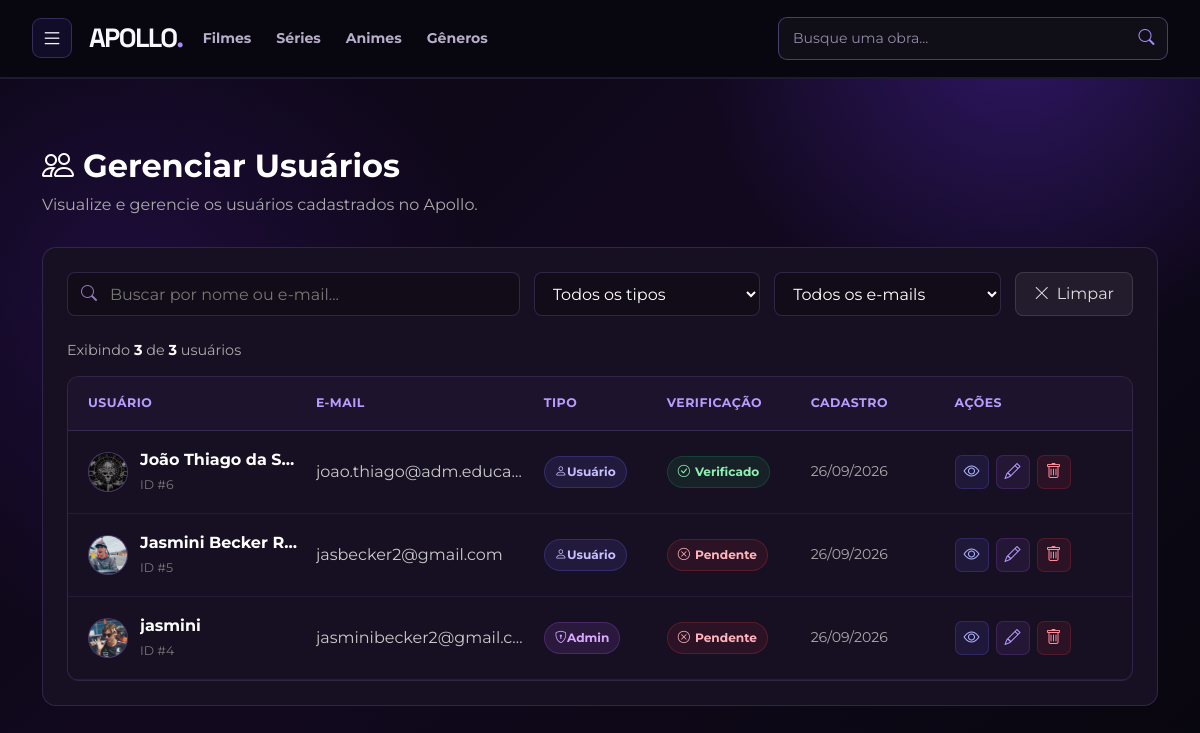
Screenshot of /adm/GerenciarUsuarios.php (signed in) with the database file from the repository.
### tables this page shows
CREATE TABLE `usuarios` (
  `id` int UNSIGNED NOT NULL,
  `nome` varchar(120) NOT NULL,
  `email` varchar(150) NOT NULL,
  `senha` varchar(255) NOT NULL,
  `tipo` enum('usuario','admin') NOT NULL DEFAULT 'usuario',
  `email_verificado` tinyint(1) NOT NULL DEFAULT '0',
  `foto` varchar(500) DEFAULT NULL,
  `bio` varchar(255) DEFAULT NULL,
  `criado_em` timestamp NULL DEFAULT CURRENT_TIMESTAMP
);

### www/includes/functions.php (called while the page is built, shortened)
<?php
$host = 'mysql';
$banco = 'pi_apollo';
$usuario = 'root';
$senhaBanco = '1234';
function conectarBanco(){
    global $host, $banco, $usuario, $senhaBanco;
    static $conexao = null;
    if ($conexao === null) {
        $dsn = "mysql:host=$host;port=3306;dbname=$banco;charset=utf8mb4";
        $conexao = new PDO(
            $dsn,
            $usuario,
            $senhaBanco,
            [
                PDO::ATTR_ERRMODE => PDO::ERRMODE_EXCEPTION,
                PDO::ATTR_DEFAULT_FETCH_MODE => PDO::FETCH_ASSOC
            ]
        );
    }
    return $conexao;
}
function e($texto)
{
    return htmlspecialchars($texto ?? '', ENT_QUOTES, 'UTF-8');
}
function buscarTodosUsuarios()
{
    $conexao = conectarBanco();
    $sql = "
        SELECT
            id,
            nome,
            email,
            tipo,
            email_verificado,
            foto,
            bio,
            criado_em
        FROM usuarios
        ORDER BY criado_em DESC
    ";
    $consulta = $conexao->query($sql);
    return $consulta->fetchAll();
}

### www/adm/GerenciarUsuarios.php (the view, shortened to what this page needs)
<?php
require_once __DIR__ . '/../includes/functions.php';
$busca = trim($_GET['busca'] ?? '');
$filtroTipo = $_GET['tipo'] ?? '';
$filtroVerificado = $_GET['verificado'] ?? '';
$usuarios = buscarTodosUsuarios();
$usuariosFiltrados = array_filter(
    $usuarios,
    function ($usuario) use ($busca, $filtroTipo, $filtroVerificado) {
        if ($busca !== '') {
            $textoBusca = mb_strtolower($busca, 'UTF-8');
            $nome = mb_strtolower($usuario['nome'] ?? '', 'UTF-8');
            $email = mb_strtolower($usuario['email'] ?? '', 'UTF-8');
            if (
                mb_strpos($nome, $textoBusca, 0, 'UTF-8') === false &&
                mb_strpos($email, $textoBusca, 0, 'UTF-8') === false
            ) {
                return false;
            }
        }
        if ($filtroTipo !== '') {
            if (($usuario['tipo'] ?? '') !== $filtroTipo) {
                return false;
            }
        }
        if ($filtroVerificado !== '') {
            $verificado = (int) ($usuario['email_verificado'] ?? 0);
            if ($filtroVerificado === '1' && $verificado !== 1) {
                return false;
            }
            if ($filtroVerificado === '0' && $verificado !== 0) {
                return false;
            }
        }
        return true;
    }
);
?>
<!DOCTYPE html>
<html lang="pt-BR">
<head>
    <link
        href="https://cdn.jsdelivr.net/npm/bootstrap@5.3.8/dist/css/bootstrap.min.css"
        rel="stylesheet"
    >
    <link
        rel="stylesheet"
        href="https://cdn.jsdelivr.net/npm/bootstrap-icons@1.13.1/font/bootstrap-icons.min.css"
    >
    <link
        rel="stylesheet"
        href="../css/styles.css"
    >
</head>
<body>
<header>
    <?php include '../menu.php'; ?>
</header>
<main class="container py-5">
    <div class="admin-cabecalho">
        <h1>
            <i class="bi bi-people"></i>
            Gerenciar Usuários
        </h1>
        <p>
            Visualize e gerencie os usuários cadastrados no Apollo.
        </p>
    </div>
    <section class="admin-secao">
        <form method="GET" class="filtros-usuarios">
            <div class="campo-filtro">
                <input
                    type="text"
                    name="busca"
                    placeholder="Buscar por nome ou e-mail..."
                    value="<?= e($busca) ?>"
                >
            </div>
            <div class="campo-filtro">
                <select name="tipo">
                    <option value="">Todos os tipos</option>
                </select>
            </div>
            <div class="campo-filtro">
                <select name="verificado">
                    <option value="">Todos os e-mails</option>
                </select>
            </div>
            <div>
                <a
                    href="GerenciarUsuarios.php"
                    class="botao-limpar"
                >
                    <i class="bi bi-x-lg"></i>
                    Limpar
                </a>
            </div>
        </form>
        <div class="usuarios-info">
            <span>
                Exibindo
                <strong><?= count($usuariosFiltrados) ?></strong>
                de
                <strong><?= count($usuarios) ?></strong>
                usuários
            </span>
        </div>
        <div class="tabela-usuarios">
            <div class="tabela-usuarios-cabecalho">
                <div>Usuário</div>
                <div>E-mail</div>
                <div>Tipo</div>
                <div>Verificação</div>
                <div class="coluna-data">Cadastro</div>
                <div>Ações</div>
            </div>
            <?php if (empty($usuariosFiltrados)): ?>
                <div class="sem-usuarios">
                    <i class="bi bi-person-x"></i>
                    <div>
                        Nenhum usuário encontrado.
                    </div>
                </div>
            <?php else: ?>
                <?php foreach ($usuariosFiltrados as $usuario): ?>
                    <?php
                    $id = (int) $usuario['id'];
                    $nome = $usuario['nome'] ?? '';
                    $email = $usuario['email'] ?? '';
                    $tipo = $usuario['tipo'] ?? 'usuario';
                    $verificado = (int) ($usuario['email_verificado'] ?? 0);
                    $foto = $usuario['foto'] ?? null;
                    $criadoEm = $usuario['criado_em'] ?? null;
                    $inicial = mb_strtoupper(
                        mb_substr($nome, 0, 1, 'UTF-8'),
                        'UTF-8'
                    );
                    ?>
                    <div class="tabela-usuarios-linha">
                        <div class="usuario-nome">
                            <div class="usuario-avatar">
                                <?php if (!empty($foto)): ?>
                                    <img
                                        src="<?= e($foto) ?>"
                                        alt="Foto de <?= e($nome) ?>"
                                    >
                                <?php else: ?>
                                    <?= e($inicial) ?>
                                <?php endif; ?>
                            </div>
                            <div class="usuario-nome-texto">
                                <strong>
                                    <?= e($nome) ?>
                                </strong>
                                <span class="usuario-id">
                                    ID #<?= $id ?>
                                </span>
                            </div>
                        </div>
                        <div class="usuario-email">
                            <?= e($email) ?>
                        </div>
                        <div>
                            <?php if ($tipo === 'admin'): ?>
                                <span class="badge-tipo badge-admin">
                                    <i class="bi bi-shield-lock"></i>
                                    Admin
                                </span>
                            <?php else: ?>
                                <span class="badge-tipo badge-usuario">
                                    <i class="bi bi-person"></i>
                                    Usuário
                                </span>
                            <?php endif; ?>
                        </div>
                        <div>
                            <?php if ($verificado === 1): ?>
                                <span class="badge-verificado">
                                    <i class="bi bi-check-circle"></i>
                                    Verificado
                                </span>
                            <?php else: ?>
                                <span class="badge-nao-verificado">
                                    <i class="bi bi-x-circle"></i>
                                    Pendente
                                </span>
                            <?php endif; ?>
                        </div>
                        <div class="coluna-data data-cadastro">
                            <?php
                            if (!empty($criadoEm)) {
                                echo date('d/m/Y', strtotime($criadoEm));
                            } else {
                                echo '-';
                            }
                            ?>
                        </div>
                        <div class="acoes-usuario">
                            <button
                                type="button"
                                class="botao-acao-usuario botao-visualizar"
                                title="Visualizar"
                                data-bs-toggle="modal"
                                data-bs-target="#modalVisualizar<?= $id ?>"
                            >
                                <i class="bi bi-eye"></i>
                            </button>
                            <button
                                type="button"
                                class="botao-acao-usuario botao-editar"
                                title="Editar"
                                data-bs-toggle="modal"
                                data-bs-target="#modalEditar<?= $id ?>"
                            >
                                <i class="bi bi-pencil"></i>
                            </button>
                            <button
                                type="button"
                                class="botao-acao-usuario botao-excluir"
                                title="Excluir"
                                data-bs-toggle="modal"
                                data-bs-target="#modalExcluir<?= $id ?>"
                            >
                                <i class="bi bi-trash"></i>
                            </button>
                        </div>
                    </div>
                <?php endforeach; ?>
            <?php endif; ?>
        </div>
    </section>
</main>
</body>
</html>

### rows the page displays
usuarios: foto (picture), nome "João Thiago da S…", id "6", email "joao.thiago@adm.educa…", tipo "usuario" (drawn), email_verificado 1 (drawn), criado_em "26/09/2026"
usuarios: foto (picture), nome "Jasmini Becker R…", id "5", email "jasbecker2@gmail.com", tipo "usuario" (drawn), email_verificado 0 (drawn), criado_em "26/09/2026"
usuarios: foto (picture), nome "jasmini", id "4", email "jasminibecker2@gmail.c…", tipo "admin" (drawn), email_verificado 0 (drawn), criado_em "26/09/2026"

### other values shown
count($usuariosFiltrados) "3"
count($usuarios) "3"
